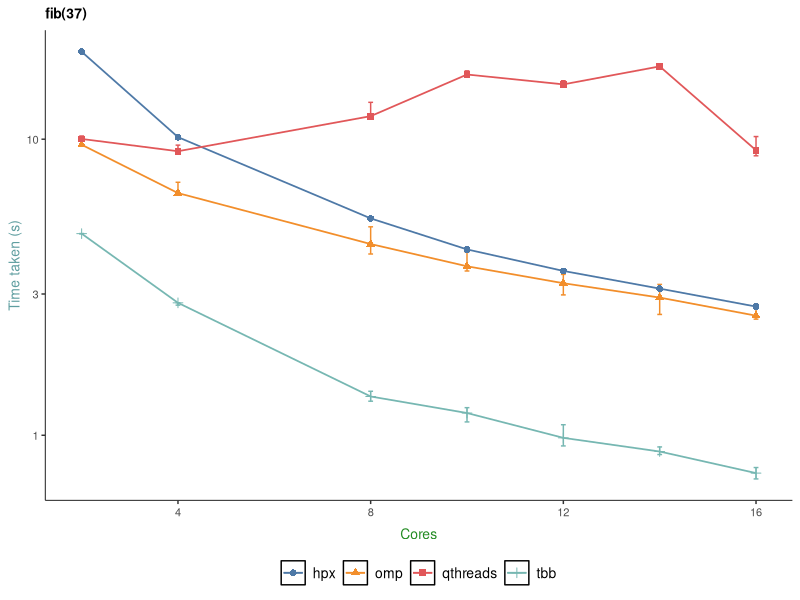
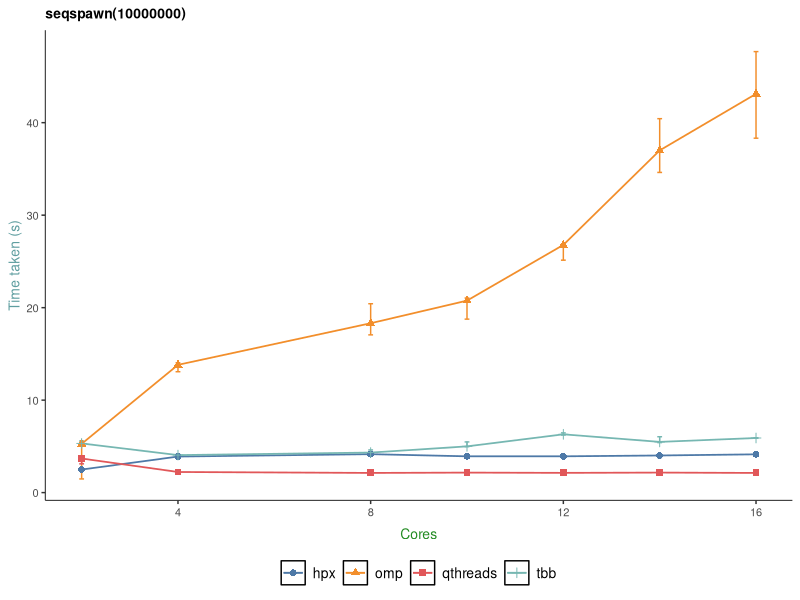
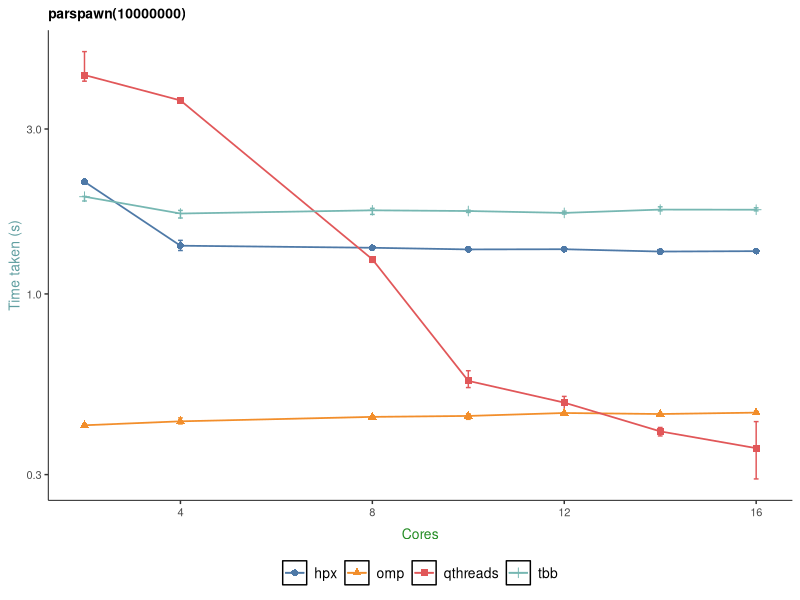

Here is the R script that generated these plots, in order:
library(ggplot2)
library(ggthemes)
library(grid)
library(gridExtra)
library(scales)


# two side-by-side plots with a shared legend
twoPlot <- function(p1, p2, title, cols=2) {
  g_legend<-function(p){
    tmp <- ggplotGrob(p)
    leg <- which(sapply(tmp$grobs, function(x) x$name) == "guide-box")
    legend <- tmp$grobs[[leg]]
    return(legend)
  }
  legend <- g_legend(p1)
  lheight <- sum(legend$height)
  
  grid.arrange(arrangeGrob(p1 + theme(legend.position="none"),
                           p2 + theme(legend.position="none"),
                           main = title, nrow=1), legend, 
                heights=unit.c(unit(1, "npc") - lheight, lheight), nrow=2)
}

# set a new theme
plot_theme <- theme(panel.grid.major = element_blank(),
                    panel.background = element_blank(),
                    axis.line = element_line(size=.3, color = "black"),
                    axis.title.x = element_text(color="forestgreen", vjust=-0.35),
                    axis.title.y = element_text(color="cadetblue" , vjust=0.8),
                    plot.title = element_text(size=10, face="bold", vjust=1),
                    legend.background = element_rect(fill="transparent"),
                    legend.title=element_blank(),
                    legend.key=element_rect(fill=NA),
                    legend.text = element_text(size=10),
                    legend.position = "bottom",
                    text = element_text(size=10))

# read the data
data <- read.table("./hpx1.1.dat", comment.char="#", header=FALSE, fill=TRUE)
names(data)[names(data)=="V1"]  <- "Name"
names(data)[names(data)=="V2"]  <- "Input"
names(data)[names(data)=="V3"]  <- "Variant"
names(data)[names(data)=="V4"]  <- "Cores"
names(data)[names(data)=="V5"]  <- "Min"
names(data)[names(data)=="V6"]  <- "Median"
names(data)[names(data)=="V7"]  <- "Max"


sanitizeData <- function(data, n) {
  # concatenate strings together
  j <- function(..., sep='') {paste(..., sep=sep, collapse=sep)}

  d <- subset(data, grepl(n, Name))
  levels(d$Variant)[levels(d$Variant)=="cilk"] <- "Cilk"
  levels(d$Variant)[levels(d$Variant)=="hpx"] <- "HPX 5"
  levels(d$Variant)[levels(d$Variant)=="omp"] <- "Open MP"
  levels(d$Variant)[levels(d$Variant)=="qthreads"] <- "Qthreads"
  levels(d$Variant)[levels(d$Variant)=="tbb"] <- "TBB"
  return(d)
}

# do a single strong-scaling plot
doPlotSS <- function(data, title) {
  fp <- ggplot(data, aes(x=Cores,y=Median,group=Variant))
  fp <- fp + geom_errorbar(aes(x=Cores,ymin=Min, ymax=Max,color=Variant), width=0.1)
  fp <- fp + geom_line(aes(color=Variant),size=0.6) + geom_point(aes(shape=Variant,color=Variant),size=2)
#  fp <- fp + scale_x_continuous(trans=log2_trans(),breaks=trans_breaks("log2", function(x) 2^x))
  fp <- fp + ggtitle(title)
  fp <- fp + xlab("Cores") + ylab("Time taken (s)")
  fp <- fp + plot_theme + scale_colour_tableau()
  return(fp)
}

# a faceted strong-scaling plot
doPlotSSFacet <- function(data) {
  fp <- doPlotSS(data)
  fp <- fp + facet_wrap(~Input, scales="free")
  return(fp)
}

# a weak-scaling plot with increasing Input sizes
doPlotWS <- function(data) {
  fp <- ggplot(data, aes(x=Input,y=Median,group=Variant))
  fp <- fp + geom_errorbar(aes(x=Cores,ymin=Min, ymax=Max,color=Variant), width=0.2)
  fp <- fp + geom_line(aes(color=Variant),size=0.6) + geom_point(aes(shape=Variant,color=Variant),size=2)
  fp <- fp + scale_y_log10()
  fp <- fp + ylab("Time taken (s)")
  fp <- fp + plot_theme + scale_colour_tableau()
  return(fp)
}

# a faceted weak-scaling plot
doPlotWSFacet <- function(data) {
  fp <- doPlotWS(data)
  fp <- fp + facet_wrap(~Cores, scales="free")
  return(fp)
}

# Plot fibonacci results
#fibdata <- sanitizeData(subset(data, (Input == 30) | (Input == 35) | (Input == 37)), "fib")
#fp1 <- doPlotSSFacet(fibdata)

fibdata <- sanitizeData(subset(data, (Input == 37) & (Cores <= 16) & (Variant != 'cilk')), "parfib")
fp1 <- doPlotSS(fibdata, "fib(37)") + scale_y_log10()
ggsave(fp1, file="fib.pdf", width=4, height=3.75)


# Plot seqspawn results
seqdata <- sanitizeData(subset(data, (Cores == 16)), "seqspawn")
sp1 <- doPlotWS(seqdata) + xlab("Number of Tasks")

seqdata <- sanitizeData(subset(data, (Input == 10000000) & (Cores <= 16) & (Variant != 'cilk')), "seqspawn")
sp2 <- doPlotSS(seqdata, "seqspawn(10000000)")
ggsave(sp2, file="seq.pdf", width=4, height=3.75)

#pdf(file="seq.pdf", width=8, height=3.5, onefile=FALSE)
#twoPlot(sp1, sp2, "Sequential Spawn", cols=2)
#dev.off()

# Plot parspawn results
pardata <- sanitizeData(subset(data, (Cores == 16)), "parspawn")
pp1 <- doPlotWS(pardata)+ xlab("Number of Tasks")

pardata <- sanitizeData(subset(data, (Input == 10000000) & (Cores <= 16) & (Variant != 'cilk')), "parspawn")
pp2 <- doPlotSS(pardata, "parspawn(10000000)") + scale_y_log10()
ggsave(pp2, file="par.pdf", width=4, height=3.75)

#pdf(file="par.pdf", width=8, height=3.5, onefile=FALSE)
#twoPlot(pp1, pp2, "Parallel Spawn", cols=2)
#dev.off()

